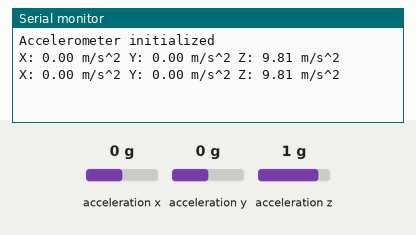
Simulated run of this sketch. Board: ESP32. On the bench: the last lines printed to the serial monitor. Inputs (shaded band) come from the test bench; at power-on: acceleration x 0 g, acceleration y 0 g, acceleration z 1 g.

Above: at 1.8 s.
1.9 s: acceleration x set to -1.4 g
At 2.4 s:
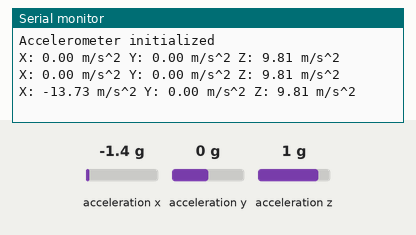
3.4 s: acceleration y set to -1.4 g
At 4.7 s:
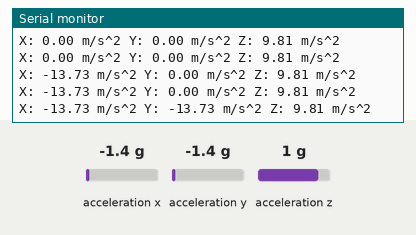
4.9 s: acceleration z set to -1.4 g
At 5.8 s:
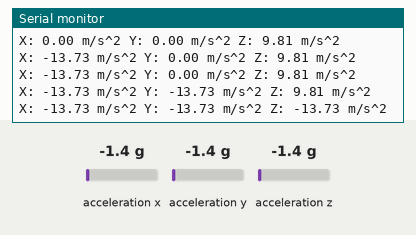

Measured:
- after the input at 1.9 s, the serial monitor: prints a new line after 0.10 s (image 1)
- after the input at 3.4 s, the serial monitor: prints a new line after 0.61 s (image 2)
- after the input at 4.9 s, the serial monitor: prints a new line after 0.11 s (image 3)

The sketch:

accel_test.ino
```cpp
#include <Wire.h>
#include <Adafruit_Sensor.h>
#include <Adafruit_ADXL345_U.h>

Adafruit_ADXL345_Unified accel = Adafruit_ADXL345_Unified(12345);
#define I2C_SDA 4
#define I2C_SCL 5

void setup()
{
  Serial.begin(115200);
  Wire.begin(I2C_SDA, I2C_SCL);

  if(!accel.begin())
  {
    Serial.println("No Accelerometer detected");
    while(1);
  }

  accel.setRange(ADXL345_RANGE_16_G);
  Serial.println("Accelerometer initialized");
}

void loop()
{
  sensors_event_t event;
  accel.getEvent(&event);

  Serial.print("X: "); Serial.print(event.acceleration.x); Serial.print(" m/s^2 ");
  Serial.print("Y: "); Serial.print(event.acceleration.y); Serial.print(" m/s^2 ");
  Serial.print("Z: "); Serial.print(event.acceleration.z); Serial.println(" m/s^2 ");

  delay(1000);
}
```
